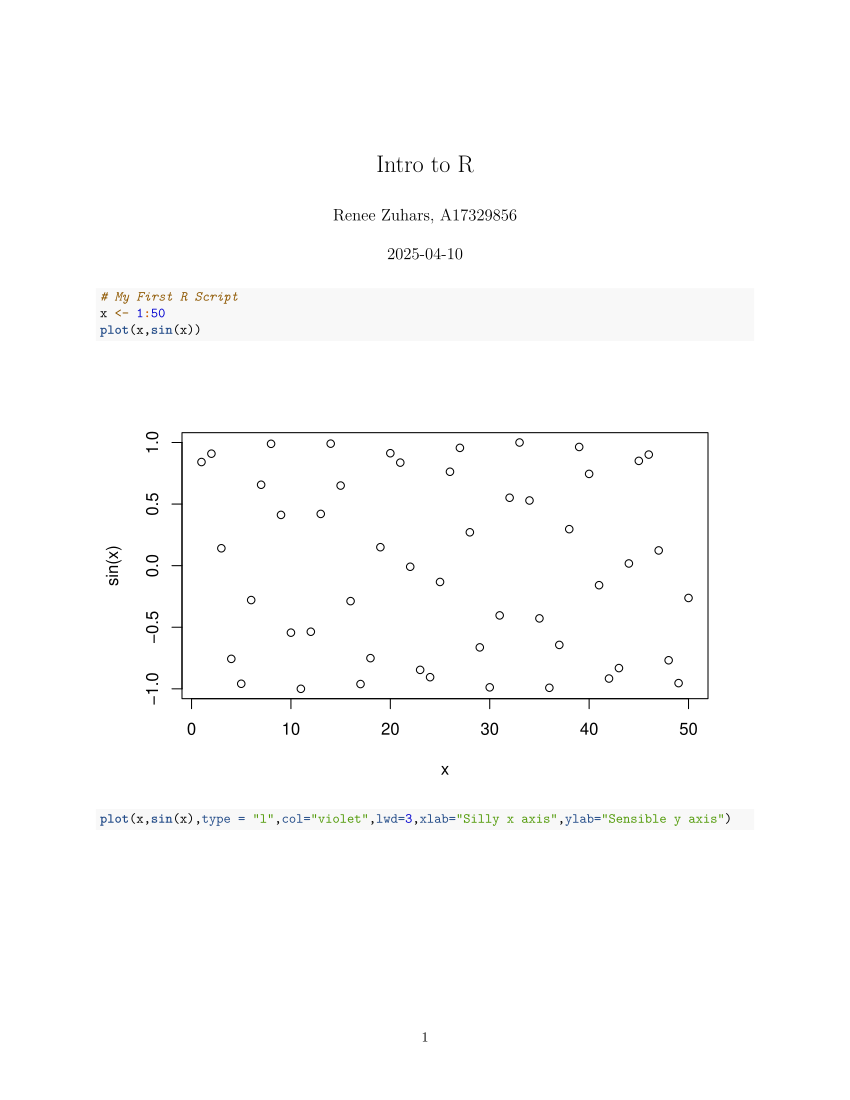

Generate this figure with R:
#'---
#'title: "Intro to R"
#'author: "Renee Zuhars, A17329856"
#'---

# My First R Script
x <- 1:50
plot(x,sin(x))
plot(x,sin(x),type = "l",col="violet",lwd=3,xlab="Silly x axis",ylab="Sensible y axis")
